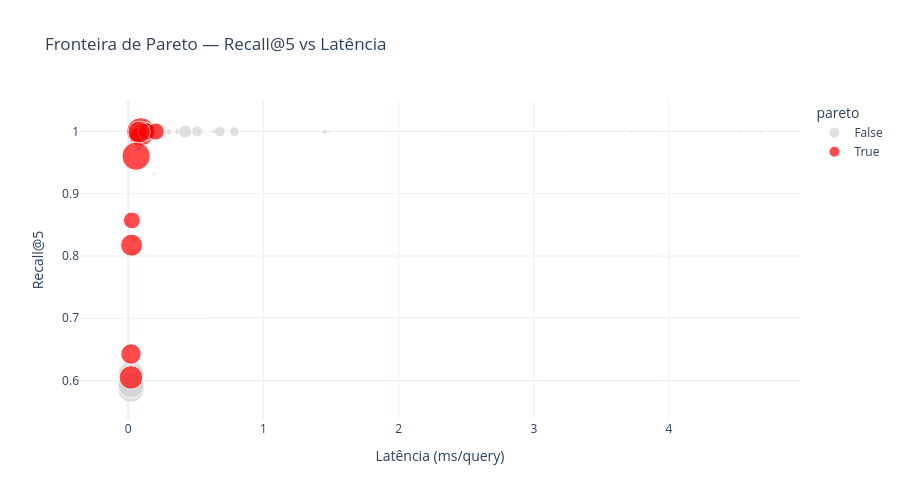

Here is the notebook cell this chart was saved with:
### Markdown cell above
## 6. Fronteira de Pareto — Trade-off recall vs latência

### Code cell
# Todos os trials
trials_data = []
for t in study.trials:
    if t.state == optuna.trial.TrialState.COMPLETE:
        trials_data.append({
            "trial": t.number,
            "n_clusters": t.params["n_clusters"],
            "batch_size": t.params["batch_size"],
            "nprobe": t.params["nprobe"],
            "recall_at_5": t.values[0],
            "latency_ms": t.values[1],
            "avg_candidates": t.user_attrs.get("avg_candidates", 0),
            "pareto": t in study.best_trials,
        })

df_trials = pd.DataFrame(trials_data)

fig = px.scatter(
    df_trials,
    x="latency_ms",
    y="recall_at_5",
    color="pareto",
    size="n_clusters",
    hover_data=["n_clusters", "batch_size", "nprobe", "avg_candidates"],
    title="Fronteira de Pareto — Recall@5 vs Latência",
    labels={"latency_ms": "Latência (ms/query)", "recall_at_5": "Recall@5"},
    color_discrete_map={True: "red", False: "lightgray"},
    template="plotly_white",
)
fig.update_layout(height=500)
fig.show()

# Tabela dos pontos na fronteira de Pareto
df_pareto = df_trials[df_trials["pareto"]].sort_values("recall_at_5", ascending=False)
print("\nFronteira de Pareto (ordenado por recall):")
df_pareto[["n_clusters", "batch_size", "nprobe", "recall_at_5", "latency_ms", "avg_candidates"]]

### Figure 1 — Plotly figure (JSON) as saved in the notebook; plotly's stock layout.template omitted (floating-point values rounded to 4 significant figures; data arrays with more than 128 entries replaced by an {"elided": "..."} marker saying what was removed)
{"data": [{"customdata": {"elided": "37x4 float values"}, "hovertemplate": "pareto=False<br>Latência (ms/query)=%{x}<br>Recall@5=%{y}<br>n_clusters=%{customdata[0]}<br>batch_size=%{customdata[1]}<br>nprobe=%{customdata[2]}<br>avg_candidates=%{customdata[3]}<extra></extra>", "legendgroup": "False", "marker": {"color": "lightgray", "size": [195, 42, 1812, 258, 290, 606, 139, 37, 451, 579, 3608, 179, 109, 297, 3136, 49, 554, 551, 212, 220, 584, 35, 119, 332, 362, 42, 161, 905, 3383, 949, 981, 1307, 858, 720, 1786, 1622, 711], "sizemode": "area", "sizeref": 9.94, "symbol": "circle"}, "mode": "markers", "name": "False", "orientation": "v", "showlegend": true, "type": "scatter", "x": [0.299, 4.68, 0.1323, 0.5195, 0.07662, 0.5097, 1.453, 3.724, 0.7851, 0.1742, 0.02111, 0.3654, 0.635, 0.03671, 0.02076, 4.532, 0.6788, 0.1564, 0.04364, 0.04255, 0.1046, 1.481, 0.07139, 0.2148, 0.2046, 0.1939, 0.5213, 0.08074, 0.02116, 0.08092, 0.06793, 0.2247, 0.423, 0.1053, 0.07141, 0.09913, 0.09949], "xaxis": "x", "y": [0.9996, 1.0, 0.9998, 1.0, 0.9741, 1.0, 1.0, 1.0, 1.0, 0.9999, 0.5864, 0.9999, 0.9999, 0.8054, 0.612, 1.0, 1.0, 0.9996, 0.8264, 0.8252, 0.9985, 1.0, 0.8673, 0.9995, 0.9998, 0.9322, 0.9999, 0.9979, 0.5927, 0.9974, 0.9924, 1.0, 1.0, 0.9981, 0.9922, 0.9997, 0.9968], "yaxis": "y"}, {"customdata": [[3931.0, 8192.0, 31.0, 835.8], [2770.0, 1024.0, 1.0, 34.86], [1870.0, 4096.0, 29.0, 1606.0], [1533.0, 4096.0, 11.0, 799.1], [2080.0, 8192.0, 1.0, 58.73], [1355.0, 4096.0, 16.0, 1299.0], [1190.0, 8192.0, 8.0, 845.4], [1413.0, 8192.0, 2.0, 177.6], [1517.0, 8192.0, 25.0, 2011.0], [1476.0, 8192.0, 38.0, 3192.0], [2399.0, 8192.0, 2.0, 95.6], [2437.0, 8192.0, 17.0, 798.3], [3976.0, 8192.0, 6.0, 160.7]], "hovertemplate": "pareto=True<br>Latência (ms/query)=%{x}<br>Recall@5=%{y}<br>n_clusters=%{customdata[0]}<br>batch_size=%{customdata[1]}<br>nprobe=%{customdata[2]}<br>avg_candidates=%{customdata[3]}<extra></extra>", "legendgroup": "True", "marker": {"color": "red", "size": [3931, 2770, 1870, 1533, 2080, 1355, 1190, 1413, 1517, 1476, 2399, 2437, 3976], "sizemode": "area", "sizeref": 9.94, "symbol": "circle"}, "mode": "markers", "name": "True", "orientation": "v", "showlegend": true, "type": "scatter", "x": [0.09291, 0.02021, 0.1203, 0.07396, 0.02046, 0.0929, 0.06658, 0.02674, 0.1364, 0.2019, 0.02495, 0.08032, 0.05834], "xaxis": "x", "y": [0.9997, 0.6049, 0.9999, 0.9964, 0.6426, 0.9994, 0.9939, 0.8572, 0.9999, 1.0, 0.8174, 0.9988, 0.9604], "yaxis": "y"}], "layout": {"height": 500, "legend": {"itemsizing": "constant", "title": {"text": "pareto"}, "tracegroupgap": 0}, "title": {"text": "Fronteira de Pareto — Recall@5 vs Latência"}, "xaxis": {"anchor": "y", "domain": [0, 1], "title": {"text": "Latência (ms/query)"}}, "yaxis": {"anchor": "x", "domain": [0, 1], "title": {"text": "Recall@5"}}}}
